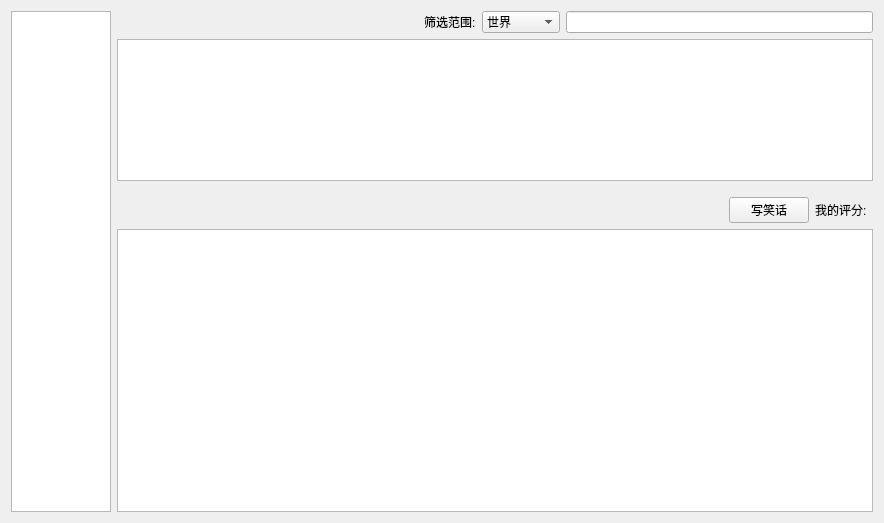
<?xml version="1.0" encoding="UTF-8"?>
<ui version="4.0">
 <class>CCollectionWidget</class>
 <widget class="QWidget" name="CCollectionWidget">
  <property name="geometry">
   <rect>
    <x>0</x>
    <y>0</y>
    <width>884</width>
    <height>523</height>
   </rect>
  </property>
  <property name="windowTitle">
   <string>Form</string>
  </property>
  <layout class="QHBoxLayout" name="horizontalLayout_3">
   <item>
    <widget class="QListView" name="listView">
     <property name="maximumSize">
      <size>
       <width>100</width>
       <height>16777215</height>
      </size>
     </property>
     <property name="resizeMode">
      <enum>QListView::Adjust</enum>
     </property>
    </widget>
   </item>
   <item>
    <layout class="QVBoxLayout" name="verticalLayout">
     <item>
      <layout class="QHBoxLayout" name="horizontalLayout_2">
       <item>
        <spacer name="horizontalSpacer_2">
         <property name="orientation">
          <enum>Qt::Horizontal</enum>
         </property>
         <property name="sizeHint" stdset="0">
          <size>
           <width>40</width>
           <height>20</height>
          </size>
         </property>
        </spacer>
       </item>
       <item>
        <widget class="QLabel" name="label_2">
         <property name="text">
          <string>筛选范围:</string>
         </property>
        </widget>
       </item>
       <item>
        <widget class="QComboBox" name="comboBox">
         <item>
          <property name="text">
           <string>世界</string>
          </property>
         </item>
         <item>
          <property name="text">
           <string>我上传的</string>
          </property>
         </item>
        </widget>
       </item>
       <item>
        <widget class="CLSearchEdit" name="searchEdit"/>
       </item>
      </layout>
     </item>
     <item>
      <widget class="QTableView" name="tableView">
       <property name="sizePolicy">
        <sizepolicy hsizetype="Expanding" vsizetype="Expanding">
         <horstretch>0</horstretch>
         <verstretch>1</verstretch>
        </sizepolicy>
       </property>
      </widget>
     </item>
     <item>
      <spacer name="verticalSpacer">
       <property name="orientation">
        <enum>Qt::Vertical</enum>
       </property>
       <property name="sizeType">
        <enum>QSizePolicy::Fixed</enum>
       </property>
       <property name="sizeHint" stdset="0">
        <size>
         <width>20</width>
         <height>10</height>
        </size>
       </property>
      </spacer>
     </item>
     <item>
      <layout class="QHBoxLayout" name="horizontalLayout">
       <item>
        <spacer name="horizontalSpacer">
         <property name="orientation">
          <enum>Qt::Horizontal</enum>
         </property>
         <property name="sizeHint" stdset="0">
          <size>
           <width>40</width>
           <height>20</height>
          </size>
         </property>
        </spacer>
       </item>
       <item>
        <widget class="QPushButton" name="btnAdd">
         <property name="toolTip">
          <string>添加自己的笑话</string>
         </property>
         <property name="text">
          <string>写笑话</string>
         </property>
        </widget>
       </item>
       <item>
        <widget class="QLabel" name="label">
         <property name="text">
          <string>我的评分:</string>
         </property>
        </widget>
       </item>
       <item>
        <widget class="CStarEditor" name="starEditor" native="true"/>
       </item>
      </layout>
     </item>
     <item>
      <widget class="QTextBrowser" name="textBrowser">
       <property name="sizePolicy">
        <sizepolicy hsizetype="Expanding" vsizetype="Expanding">
         <horstretch>0</horstretch>
         <verstretch>2</verstretch>
        </sizepolicy>
       </property>
      </widget>
     </item>
    </layout>
   </item>
  </layout>
 </widget>
 <customwidgets>
  <customwidget>
   <class>CStarEditor</class>
   <extends>QWidget</extends>
   <header>module_collection/collection_jokebook/StarEditor.h</header>
   <container>1</container>
  </customwidget>
  <customwidget>
   <class>CLSearchEdit</class>
   <extends>QLineEdit</extends>
   <header>LSearchEdit.h</header>
   <container>1</container>
  </customwidget>
 </customwidgets>
 <resources/>
 <connections/>
</ui>
